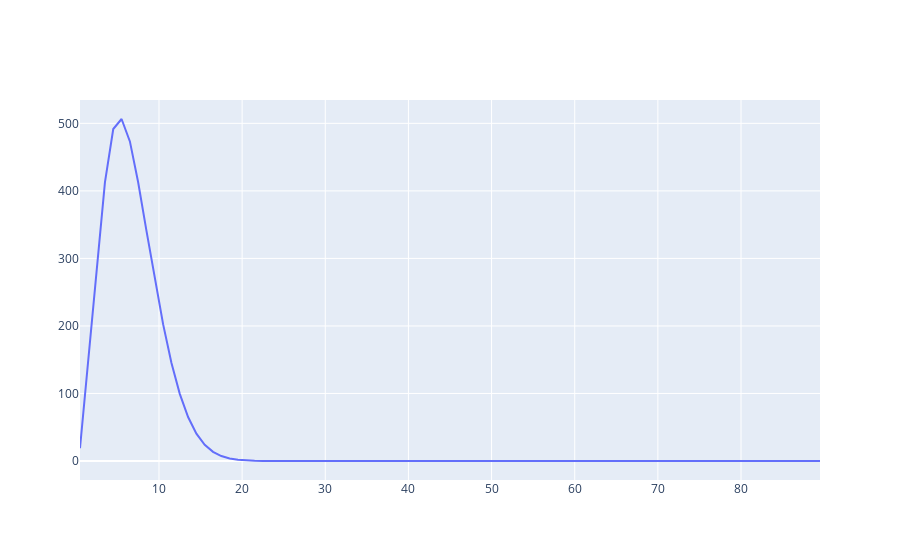

Notebook cell for this chart:
### Code cell
vvv['nVertices'].predictions[0].plot(norm=vvv['nVertices'].data_hists[0].integral() ,param=vvv['nVertices'].fitResults[0].bestFit)
